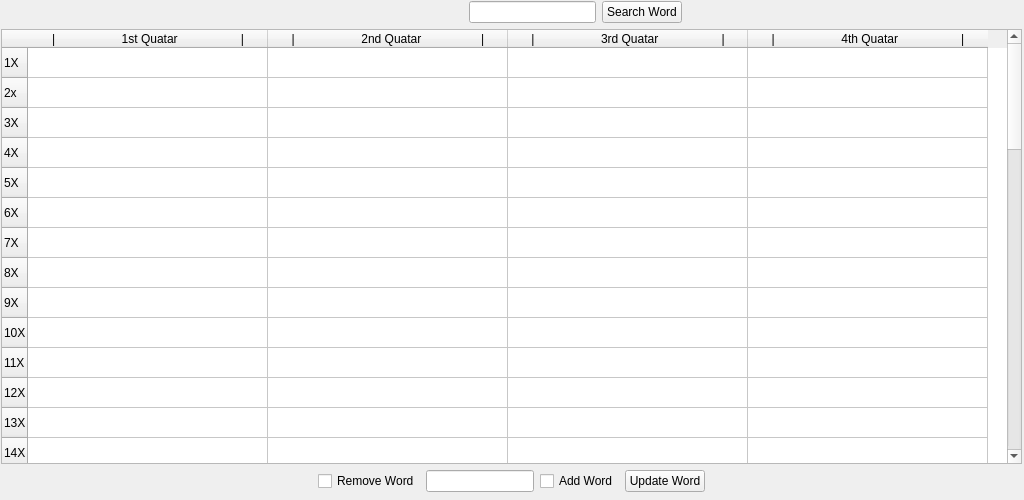
<?xml version="1.0" encoding="UTF-8"?>
<ui version="4.0">
 <class>Form</class>
 <widget class="QWidget" name="Form">
  <property name="geometry">
   <rect>
    <x>0</x>
    <y>0</y>
    <width>1024</width>
    <height>500</height>
   </rect>
  </property>
  <property name="windowTitle">
   <string>PredefinedWords</string>
  </property>
  <widget class="QWidget" name="">
   <property name="geometry">
    <rect>
     <x>1</x>
     <y>1</y>
     <width>1021</width>
     <height>491</height>
    </rect>
   </property>
   <layout class="QVBoxLayout" name="verticalLayout">
    <item>
     <layout class="QHBoxLayout" name="horizontalLayout_2">
      <item>
       <spacer name="horizontalSpacer_2">
        <property name="orientation">
         <enum>Qt::Horizontal</enum>
        </property>
        <property name="sizeHint" stdset="0">
         <size>
          <width>40</width>
          <height>20</height>
         </size>
        </property>
       </spacer>
      </item>
      <item>
       <layout class="QHBoxLayout" name="horizontalLayout">
        <item>
         <spacer name="horizontalSpacer">
          <property name="orientation">
           <enum>Qt::Horizontal</enum>
          </property>
          <property name="sizeHint" stdset="0">
           <size>
            <width>40</width>
            <height>20</height>
           </size>
          </property>
         </spacer>
        </item>
        <item>
         <widget class="QLineEdit" name="wordToSearch"/>
        </item>
        <item>
         <widget class="QPushButton" name="searchPredefinedWord">
          <property name="text">
           <string>Search Word</string>
          </property>
         </widget>
        </item>
       </layout>
      </item>
      <item>
       <spacer name="horizontalSpacer_3">
        <property name="orientation">
         <enum>Qt::Horizontal</enum>
        </property>
        <property name="sizeHint" stdset="0">
         <size>
          <width>40</width>
          <height>20</height>
         </size>
        </property>
       </spacer>
      </item>
     </layout>
    </item>
    <item>
     <widget class="QTableWidget" name="wordsTable">
      <property name="showGrid">
       <bool>true</bool>
      </property>
      <property name="sortingEnabled">
       <bool>false</bool>
      </property>
      <property name="wordWrap">
       <bool>true</bool>
      </property>
      <property name="cornerButtonEnabled">
       <bool>true</bool>
      </property>
      <attribute name="horizontalHeaderVisible">
       <bool>true</bool>
      </attribute>
      <attribute name="horizontalHeaderCascadingSectionResizes">
       <bool>false</bool>
      </attribute>
      <attribute name="horizontalHeaderDefaultSectionSize">
       <number>240</number>
      </attribute>
      <row>
       <property name="text">
        <string>1X</string>
       </property>
      </row>
      <row>
       <property name="text">
        <string>2x</string>
       </property>
      </row>
      <row>
       <property name="text">
        <string>3X</string>
       </property>
      </row>
      <row>
       <property name="text">
        <string>4X</string>
       </property>
      </row>
      <row>
       <property name="text">
        <string>5X</string>
       </property>
      </row>
      <row>
       <property name="text">
        <string>6X</string>
       </property>
      </row>
      <row>
       <property name="text">
        <string>7X</string>
       </property>
      </row>
      <row>
       <property name="text">
        <string>8X</string>
       </property>
      </row>
      <row>
       <property name="text">
        <string>9X</string>
       </property>
      </row>
      <row>
       <property name="text">
        <string>10X</string>
       </property>
      </row>
      <row>
       <property name="text">
        <string>11X</string>
       </property>
      </row>
      <row>
       <property name="text">
        <string>12X</string>
       </property>
      </row>
      <row>
       <property name="text">
        <string>13X</string>
       </property>
      </row>
      <row>
       <property name="text">
        <string>14X</string>
       </property>
      </row>
      <row>
       <property name="text">
        <string>15X</string>
       </property>
      </row>
      <row>
       <property name="text">
        <string>16X</string>
       </property>
      </row>
      <row>
       <property name="text">
        <string>17X</string>
       </property>
      </row>
      <row>
       <property name="text">
        <string>18X</string>
       </property>
      </row>
      <row>
       <property name="text">
        <string>19X</string>
       </property>
      </row>
      <row>
       <property name="text">
        <string>20X</string>
       </property>
      </row>
      <row>
       <property name="text">
        <string>21X</string>
       </property>
      </row>
      <row>
       <property name="text">
        <string>22X</string>
       </property>
      </row>
      <row>
       <property name="text">
        <string>23X</string>
       </property>
      </row>
      <row>
       <property name="text">
        <string>24X</string>
       </property>
      </row>
      <row>
       <property name="text">
        <string>25X</string>
       </property>
      </row>
      <row>
       <property name="text">
        <string>26X</string>
       </property>
      </row>
      <row>
       <property name="text">
        <string>27X</string>
       </property>
      </row>
      <row>
       <property name="text">
        <string>28X</string>
       </property>
      </row>
      <row>
       <property name="text">
        <string>29X</string>
       </property>
      </row>
      <row>
       <property name="text">
        <string>30X</string>
       </property>
      </row>
      <row>
       <property name="text">
        <string>31X</string>
       </property>
      </row>
      <row>
       <property name="text">
        <string>32X</string>
       </property>
      </row>
      <row>
       <property name="text">
        <string>33X</string>
       </property>
      </row>
      <row>
       <property name="text">
        <string>34X</string>
       </property>
      </row>
      <row>
       <property name="text">
        <string>35X</string>
       </property>
      </row>
      <row>
       <property name="text">
        <string>36X</string>
       </property>
      </row>
      <row>
       <property name="text">
        <string>37X</string>
       </property>
      </row>
      <row>
       <property name="text">
        <string>38X</string>
       </property>
      </row>
      <row>
       <property name="text">
        <string>39X</string>
       </property>
      </row>
      <row>
       <property name="text">
        <string>40X</string>
       </property>
      </row>
      <row>
       <property name="text">
        <string>41X</string>
       </property>
      </row>
      <row>
       <property name="text">
        <string>42X</string>
       </property>
      </row>
      <row>
       <property name="text">
        <string>43X</string>
       </property>
      </row>
      <row>
       <property name="text">
        <string>44X</string>
       </property>
      </row>
      <row>
       <property name="text">
        <string>45X</string>
       </property>
      </row>
      <row>
       <property name="text">
        <string>46X</string>
       </property>
      </row>
      <row>
       <property name="text">
        <string>47X</string>
       </property>
      </row>
      <row>
       <property name="text">
        <string>48X</string>
       </property>
      </row>
      <row>
       <property name="text">
        <string>49X</string>
       </property>
      </row>
      <row>
       <property name="text">
        <string>50X</string>
       </property>
      </row>
      <column>
       <property name="text">
        <string>|                    1st Quatar                   |</string>
       </property>
      </column>
      <column>
       <property name="text">
        <string>|                    2nd Quatar                  |</string>
       </property>
      </column>
      <column>
       <property name="text">
        <string>|                    3rd Quatar                   |</string>
       </property>
      </column>
      <column>
       <property name="text">
        <string>|                    4th Quatar                   |</string>
       </property>
      </column>
     </widget>
    </item>
    <item>
     <layout class="QHBoxLayout" name="horizontalLayout_4">
      <item>
       <spacer name="horizontalSpacer_4">
        <property name="orientation">
         <enum>Qt::Horizontal</enum>
        </property>
        <property name="sizeHint" stdset="0">
         <size>
          <width>40</width>
          <height>20</height>
         </size>
        </property>
       </spacer>
      </item>
      <item>
       <layout class="QHBoxLayout" name="horizontalLayout_3">
        <item>
         <widget class="QCheckBox" name="removeWord">
          <property name="text">
           <string>Remove Word</string>
          </property>
         </widget>
        </item>
        <item>
         <widget class="QLineEdit" name="updatedWordToCommit"/>
        </item>
        <item>
         <widget class="QCheckBox" name="addWord">
          <property name="text">
           <string>Add Word</string>
          </property>
         </widget>
        </item>
        <item>
         <widget class="QPushButton" name="wordToUpdate">
          <property name="text">
           <string>Update Word</string>
          </property>
         </widget>
        </item>
       </layout>
      </item>
      <item>
       <spacer name="horizontalSpacer_5">
        <property name="orientation">
         <enum>Qt::Horizontal</enum>
        </property>
        <property name="sizeHint" stdset="0">
         <size>
          <width>40</width>
          <height>20</height>
         </size>
        </property>
       </spacer>
      </item>
     </layout>
    </item>
   </layout>
  </widget>
 </widget>
 <resources/>
 <connections/>
</ui>
